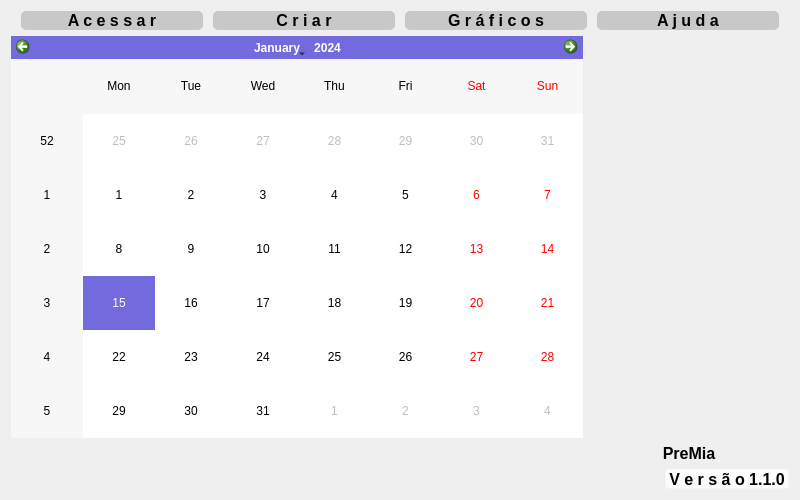
<?xml version="1.0" encoding="UTF-8"?>
<ui version="4.0">
 <class>menu_inicial</class>
 <widget class="QWidget" name="menu_inicial">
  <property name="geometry">
   <rect>
    <x>0</x>
    <y>0</y>
    <width>800</width>
    <height>500</height>
   </rect>
  </property>
  <property name="minimumSize">
   <size>
    <width>800</width>
    <height>500</height>
   </size>
  </property>
  <property name="maximumSize">
   <size>
    <width>1200</width>
    <height>600</height>
   </size>
  </property>
  <property name="windowTitle">
   <string>Form</string>
  </property>
  <property name="styleSheet">
   <string notr="true">QPushButton#acessar, #criar, #graficos, #ajuda{
background-color: rgb(200, 200, 200);
border-radius: 5px
}
QPushButton#acessar:hover, #criar:hover, #graficos:hover, #ajuda:hover{
background-color: rgba(145, 207, 230, 200)
}
QPushButton#acessar:pressed, #criar:pressed, #graficos:pressed, #ajuda:pressed{
background-color: rgba(150, 150, 150, 255);
padding-top: 2px;
}
</string>
  </property>
  <layout class="QVBoxLayout" name="verticalLayout">
   <item>
    <layout class="QHBoxLayout" name="horizontalLayout">
     <property name="spacing">
      <number>10</number>
     </property>
     <property name="leftMargin">
      <number>10</number>
     </property>
     <property name="rightMargin">
      <number>10</number>
     </property>
     <item>
      <widget class="QPushButton" name="acessar">
       <property name="font">
        <font>
         <pointsize>12</pointsize>
         <weight>75</weight>
         <bold>true</bold>
        </font>
       </property>
       <property name="cursor">
        <cursorShape>PointingHandCursor</cursorShape>
       </property>
       <property name="text">
        <string>A c e s s a r</string>
       </property>
      </widget>
     </item>
     <item>
      <widget class="QPushButton" name="criar">
       <property name="font">
        <font>
         <pointsize>12</pointsize>
         <weight>75</weight>
         <bold>true</bold>
        </font>
       </property>
       <property name="cursor">
        <cursorShape>PointingHandCursor</cursorShape>
       </property>
       <property name="text">
        <string>C r i a r</string>
       </property>
      </widget>
     </item>
     <item>
      <widget class="QPushButton" name="graficos">
       <property name="font">
        <font>
         <pointsize>12</pointsize>
         <weight>75</weight>
         <bold>true</bold>
        </font>
       </property>
       <property name="cursor">
        <cursorShape>PointingHandCursor</cursorShape>
       </property>
       <property name="text">
        <string>G r á f i c o s</string>
       </property>
      </widget>
     </item>
     <item>
      <widget class="QPushButton" name="ajuda">
       <property name="font">
        <font>
         <pointsize>12</pointsize>
         <weight>75</weight>
         <bold>true</bold>
        </font>
       </property>
       <property name="cursor">
        <cursorShape>PointingHandCursor</cursorShape>
       </property>
       <property name="text">
        <string>A j u d a</string>
       </property>
      </widget>
     </item>
    </layout>
   </item>
   <item>
    <layout class="QGridLayout" name="gridLayout">
     <item row="1" column="1">
      <widget class="QLabel" name="label_2">
       <property name="font">
        <font>
         <pointsize>12</pointsize>
         <weight>75</weight>
         <bold>true</bold>
        </font>
       </property>
       <property name="text">
        <string>PreMia</string>
       </property>
       <property name="alignment">
        <set>Qt::AlignCenter</set>
       </property>
      </widget>
     </item>
     <item row="0" column="0">
      <widget class="QCalendarWidget" name="calendarWidget">
       <property name="minimumSize">
        <size>
         <width>0</width>
         <height>0</height>
        </size>
       </property>
       <property name="maximumSize">
        <size>
         <width>1000</width>
         <height>500</height>
        </size>
       </property>
       <property name="styleSheet">
        <string notr="true">selection-background-color: rgb(115, 107, 221);
</string>
       </property>
      </widget>
     </item>
     <item row="0" column="1">
      <widget class="QLabel" name="label">
       <property name="minimumSize">
        <size>
         <width>200</width>
         <height>200</height>
        </size>
       </property>
       <property name="maximumSize">
        <size>
         <width>200</width>
         <height>200</height>
        </size>
       </property>
       <property name="text">
        <string/>
       </property>
       <property name="pixmap">
        <pixmap resource="res.qrc">:/imagens/logo png.png</pixmap>
       </property>
       <property name="scaledContents">
        <bool>true</bool>
       </property>
      </widget>
     </item>
    </layout>
   </item>
   <item alignment="Qt::AlignRight">
    <widget class="QPushButton" name="versao">
     <property name="enabled">
      <bool>true</bool>
     </property>
     <property name="maximumSize">
      <size>
       <width>150</width>
       <height>20</height>
      </size>
     </property>
     <property name="font">
      <font>
       <pointsize>12</pointsize>
       <weight>75</weight>
       <bold>true</bold>
      </font>
     </property>
     <property name="cursor">
      <cursorShape>PointingHandCursor</cursorShape>
     </property>
     <property name="layoutDirection">
      <enum>Qt::LeftToRight</enum>
     </property>
     <property name="styleSheet">
      <string notr="true">background-color: rgba(255, 255, 255, 0);</string>
     </property>
     <property name="text">
      <string>V e r s ã o 1.1.0</string>
     </property>
     <property name="autoDefault">
      <bool>false</bool>
     </property>
     <property name="default">
      <bool>false</bool>
     </property>
     <property name="flat">
      <bool>false</bool>
     </property>
    </widget>
   </item>
  </layout>
 </widget>
 <resources>
  <include location="res.qrc"/>
 </resources>
 <connections/>
</ui>
